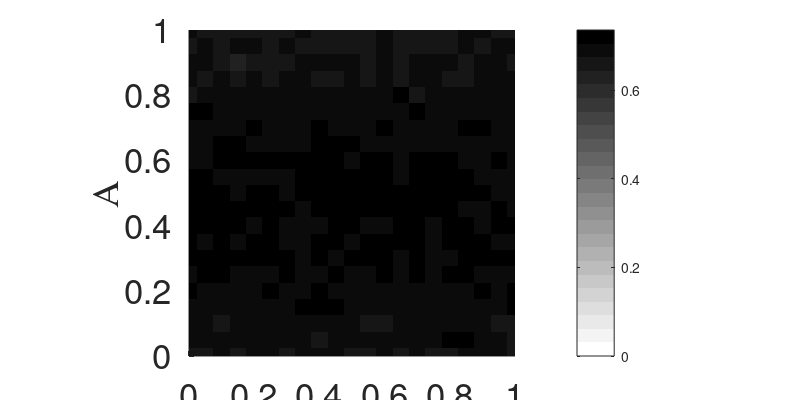
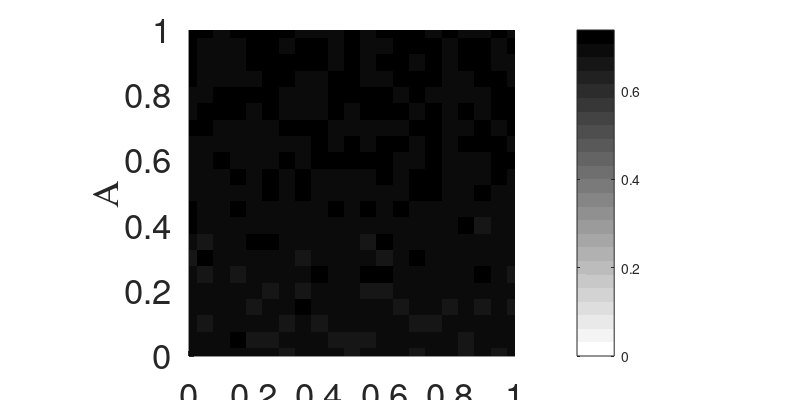
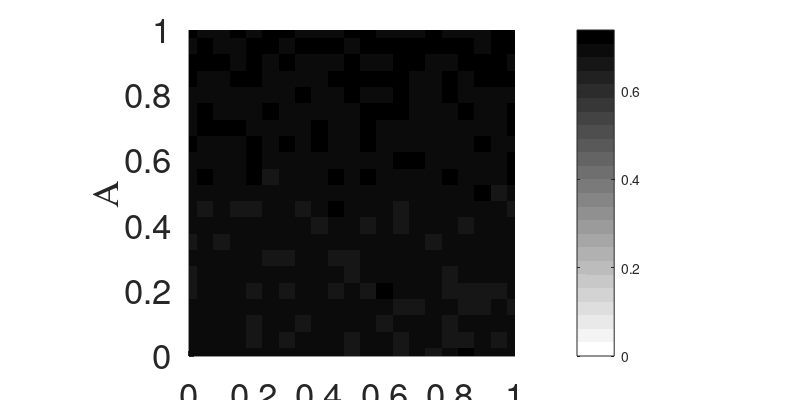
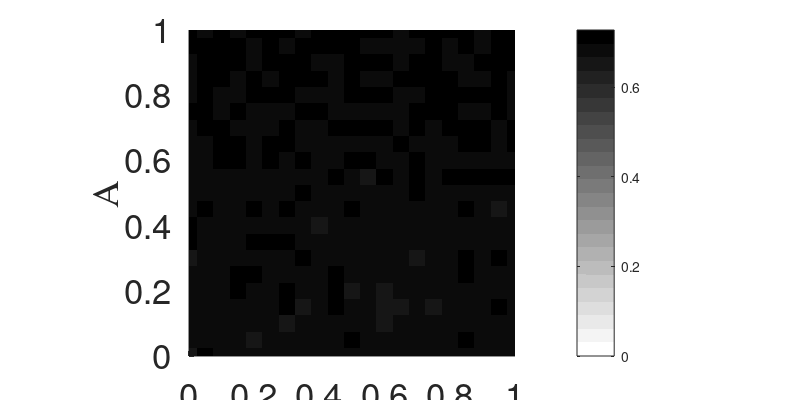

Source code (MATLAB) for these figures, in order:
% B-dy plot
load ./NonlinearCyclicExample_L181.mat

% Ap = [floor(length(A)/4) floor(2*length(A)/4) floor(3*length(A)/4) length(A)];
% Bp = [floor(length(B)/4) floor(2*length(B)/4) floor(3*length(B)/4) length(B)];
% 
% for Astep = 1:1:length(Ap),
%     for Bstep = 1:1:length(Bp),
%         
%         data = reshape(leans_stored(Ap(Astep),Bp(Bstep),:,:),size(leans_stored,3),size(leans_stored,4));
% 
%         % full color plot
%         figure('Units', 'inches', ...
%         'Position', [0 0 8 4],...
%         'PaperPositionMode','auto');
% 
%         hold on;
%         cmap = colormap(flipud(gray(24)));
% 
%         hImage1 = imagesc(xytol,C,data);
%         set(gca,'YDir','normal');
%         hold on;
% 
%         [hCont2,hH2] = contour(xytol,C,data,...
%                      [0.0 0.0],':r','LineWidth',2);
%         % clabel(hCont2,hH2,'FontName','Times','FontSize', 15,'Color','r');         
% 
%         xlim([0 1]);
%         ylim([0 1]);
%         axis square;
%         % 
%         % caxis([-0.8 0.8]);
%         cbar = colorbar();
%         set(cbar,'Visible','on');
% 
%         hXLabel = xlabel('\delta_y');
%         hYLabel = ylabel('C');
% 
%         set([hXLabel, hYLabel],'FontName','Times');
%         set([hXLabel, hYLabel],'FontSize', 25); 
% 
%         hSubtitle = title(sprintf('A = %.2f, B = %.2f',A(Ap(Astep)),B(Bp(Bstep))));
%         set(hSubtitle,'FontName','Times');
%         set(hSubtitle,'FontSize', 25); 
%         set(gca,'FontSize', 25); 
% 
%         hold off;
%         print('-depsc2',sprintf('./NonlinearCyclicexample_Bdy_A%iB%i.eps',A(Ap(Astep))*100,B(Bp(Bstep))*100));
%         close;
%     end;
% end;

% B = xytol plotting
tempPnts = zeros(length(A),length(B));
testpnt = 2;

for iterA = 1:1:length(A),
    for iterB = 1:1:length(B),
        tempPnts(iterA,iterB) = leans_stored(iterA,iterB,testpnt,testpnt);
    end;
end;

figure('Units', 'inches', ...
'Position', [0 0 8 4],...
'PaperPositionMode','auto');

hold on;
cmap = colormap(flipud(gray(24)));

hImage1 = imagesc(A,B,tempPnts);
set(gca,'YDir','normal');
hold on;

[hCont2,hH2] = contour(A,B,tempPnts,...
             [0.0 0.0],':r','LineWidth',2);
     
xlim([0 1]);
ylim([0 1]);
axis square;

cbar = colorbar();
set(cbar,'Visible','on');

hXLabel = xlabel('B');
hYLabel = ylabel('A');
set([hXLabel, hYLabel],'FontName','Times');
set([hXLabel, hYLabel],'FontSize', 25); 

set(gca,'FontSize', 25); 

hold off;
print -depsc2 ./NonlinearCyclicexample_BxytolC02.eps
close;

testpnt = 3;

for iterA = 1:1:length(A),
    for iterB = 1:1:length(B),
        tempPnts(iterA,iterB) = leans_stored(iterA,iterB,testpnt,testpnt);
    end;
end;

figure('Units', 'inches', ...
'Position', [0 0 8 4],...
'PaperPositionMode','auto');

hold on;
cmap = colormap(flipud(gray(24)));

hImage1 = imagesc(A,B,tempPnts);
set(gca,'YDir','normal');
hold on;

[hCont2,hH2] = contour(A,B,tempPnts,...
             [0.0 0.0],':r','LineWidth',2);
     
xlim([0 1]);
ylim([0 1]);
axis square;

cbar = colorbar();
set(cbar,'Visible','on');

hXLabel = xlabel('B');
hYLabel = ylabel('A');
set([hXLabel, hYLabel],'FontName','Times');
set([hXLabel, hYLabel],'FontSize', 25); 

set(gca,'FontSize', 25); 

hold off;
print -depsc2 ./NonlinearCyclicexample_BxytolC04.eps
close;

testpnt = 4;

for iterA = 1:1:length(A),
    for iterB = 1:1:length(B),
        tempPnts(iterA,iterB) = leans_stored(iterA,iterB,testpnt,testpnt);
    end;
end;

figure('Units', 'inches', ...
'Position', [0 0 8 4],...
'PaperPositionMode','auto');

hold on;
cmap = colormap(flipud(gray(24)));

hImage1 = imagesc(A,B,tempPnts);
set(gca,'YDir','normal');
hold on;

[hCont2,hH2] = contour(A,B,tempPnts,...
             [0.0 0.0],':r','LineWidth',2);
     
xlim([0 1]);
ylim([0 1]);
axis square;

cbar = colorbar();
set(cbar,'Visible','on');

hXLabel = xlabel('B');
hYLabel = ylabel('A');
set([hXLabel, hYLabel],'FontName','Times');
set([hXLabel, hYLabel],'FontSize', 25); 

set(gca,'FontSize', 25); 

hold off;
print -depsc2 ./NonlinearCyclicexample_BxytolC06.eps
close;

testpnt = 5;

for iterA = 1:1:length(A),
    for iterB = 1:1:length(B),
        tempPnts(iterA,iterB) = leans_stored(iterA,iterB,testpnt,testpnt);
    end;
end;

figure('Units', 'inches', ...
'Position', [0 0 8 4],...
'PaperPositionMode','auto');

hold on;
cmap = colormap(flipud(gray(24)));

hImage1 = imagesc(A,B,tempPnts);
set(gca,'YDir','normal');
hold on;

[hCont2,hH2] = contour(A,B,tempPnts,...
             [0.0 0.0],':r','LineWidth',2);
     
xlim([0 1]);
ylim([0 1]);
axis square;

cbar = colorbar();
set(cbar,'Visible','on');

hXLabel = xlabel('B');
hYLabel = ylabel('A');
set([hXLabel, hYLabel],'FontName','Times');
set([hXLabel, hYLabel],'FontSize', 25); 

set(gca,'FontSize', 25); 

hold off;
print -depsc2 ./NonlinearCyclicexample_BxytolC08.eps
close;

% lag stem plot
% load ./NonlinearCyclicExample_lags.mat
% testpnt1 = floor(length(A)/3);
% testpnt2 = floor(2*length(A)/3);
% testpnt3 = floor(3*length(A)/3);
% 
% figure('Units', 'inches', ...
% 'Position', [0 0 8 4],...
% 'PaperPositionMode','auto');
% 
% hold on;
% 
% hplt = stem(lag(1:50),reshape(leans_keep(testpnt1,testpnt1,1:50),size(lag)),'b','MarkerSize',5);
% hplt1 = stem(lag(1:50),reshape(leans_keep(testpnt2,testpnt2,1:50),size(lag)),'r','MarkerSize',5);
% hplt2 = stem(lag(1:50),reshape(leans_keep(testpnt3,testpnt3,1:50),size(lag)),'k','MarkerSize',5);
% 
% grid on;
% 
% hXLabel = xlabel('l (lag)');
% hYLabel = ylabel('magnitude (unitless)');
% 
% set([hXLabel, hYLabel],'FontName','Times');
% set([hXLabel, hYLabel],'FontSize', 25); 
% 
% legend('\lambda_1','\lambda_2','\lambda_3')
% set(gca,'FontSize', 25); 
% 
% hold off;
% print -depsc2 ./NonlinearCyclicexample_difflags.eps
% close;
